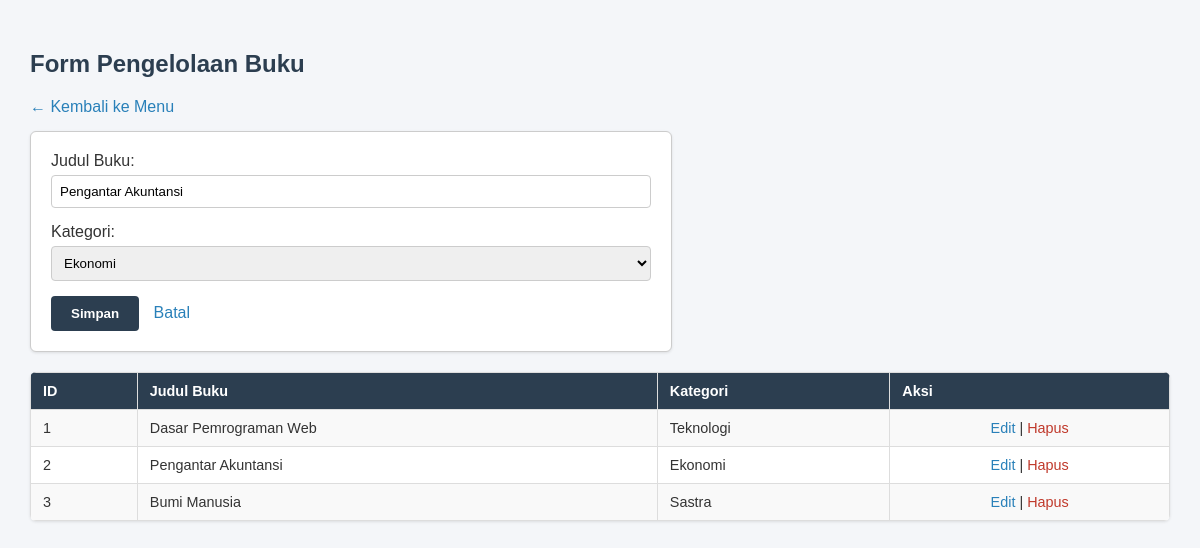
Page /buku.php?edit=2 on the committed database.
### tables this page shows
CREATE TABLE Buku (
    Buku_ID INT AUTO_INCREMENT PRIMARY KEY,
    Judul_Buku VARCHAR(150),
    Kategori_ID INT,
    FOREIGN KEY (Kategori_ID) REFERENCES Kategori(Kategori_ID)
);

CREATE TABLE Kategori (
    Kategori_ID INT AUTO_INCREMENT PRIMARY KEY,
    Nama_Kategori VARCHAR(100)
);

### buku.php (the view, shortened to what this page needs)
<?php
include 'koneksi.php';
$edit = ['Buku_ID'=>'', 'Judul_Buku'=>'', 'Kategori_ID'=>''];
if (isset($_GET['edit'])) {
    $q = mysqli_query($conn, "SELECT * FROM Buku WHERE Buku_ID='{$_GET['edit']}'");
    $edit = mysqli_fetch_assoc($q);
}
?>
<!DOCTYPE html>
<html>
<head>
    <link rel="stylesheet" href="style.css">
</head>
<body>
    <h2>Form Pengelolaan Buku</h2>
    <a href="index.php" style="display: inline-block; margin-bottom: 15px;">&larr; Kembali ke Menu</a>
    <form method="POST">
        Judul Buku: <input type="text" name="Judul_Buku" value="<?= $edit['Judul_Buku'] ?>" required>
        Kategori:
        <select name="Kategori_ID" required>
            <?php
            $k = mysqli_query($conn, "SELECT * FROM Kategori");
            while($rk = mysqli_fetch_assoc($k)){
                $sel = ($rk['Kategori_ID'] == $edit['Kategori_ID']) ? 'selected' : '';
                echo "<option value='{$rk['Kategori_ID']}' $sel>{$rk['Nama_Kategori']}</option>";
            }
            ?>
        </select>
        <button type="submit" name="submit">Simpan</button>
        <a href="buku.php" style="margin-left: 10px;">Batal</a>
    </form>
    <table>
        <tr><th>ID</th><th>Judul Buku</th><th>Kategori</th><th>Aksi</th></tr>
        <?php
        $res = mysqli_query($conn, "SELECT Buku.*, Kategori.Nama_Kategori FROM Buku JOIN Kategori ON Buku.Kategori_ID = Kategori.Kategori_ID");
        while ($r = mysqli_fetch_assoc($res)) {
            echo "<tr>
                <td>{$r['Buku_ID']}</td>
                <td>{$r['Judul_Buku']}</td>
                <td>{$r['Nama_Kategori']}</td>
                <td style='text-align:center;'>
                    <a href='?edit={$r['Buku_ID']}'>Edit</a> |
                    <a href='?hapus={$r['Buku_ID']}' onclick='return confirm(\"Hapus?\")' style='color: #c0392b;'>Hapus</a>
                </td>
            </tr>";
        }
        ?>
    </table>
</body>
</html>

### style.css (style rules this page uses)
body { font-family: Arial, sans-serif; background-color: #f4f6f9; color: #333333; padding: 30px; margin: 0; }
h2, h3 { color: #2c3e50; }
a { color: #2980b9; text-decoration: none; }
table { width: 100%; border-collapse: collapse; margin-top: 20px; background-color: #ffffff; border-radius: 6px; overflow: hidden; box-shadow: 0 1px 3px rgba(0,0,0,0.1); }
th, td { border: 1px solid #dddddd; padding: 10px 12px; text-align: left; font-size: 0.9rem; }
th { background-color: #2c3e50; color: #ffffff; }
tr:nth-child(even) { background-color: #f9f9f9; }
form { background: #ffffff; padding: 20px; border: 1px solid #cccccc; border-radius: 6px; max-width: 600px; box-shadow: 0 1px 3px rgba(0,0,0,0.1); }
input, select { width: 100%; padding: 8px; margin-top: 5px; margin-bottom: 15px; border: 1px solid #cccccc; border-radius: 4px; box-sizing: border-box; }
button { background-color: #2c3e50; color: white; border: none; padding: 10px 20px; border-radius: 4px; cursor: pointer; font-weight: bold; }

### rows in the picture
buku: Judul_Buku "Pengantar Akuntansi", Buku_ID "2", Kategori_ID.Nama_Kategori "Ekonomi"
buku: Buku_ID "1", Judul_Buku "Dasar Pemrograman Web", Kategori_ID.Nama_Kategori "Teknologi"
buku: Buku_ID "3", Judul_Buku "Bumi Manusia", Kategori_ID.Nama_Kategori "Sastra"

### other values in the picture
form field Kategori_ID "Ekonomi"
